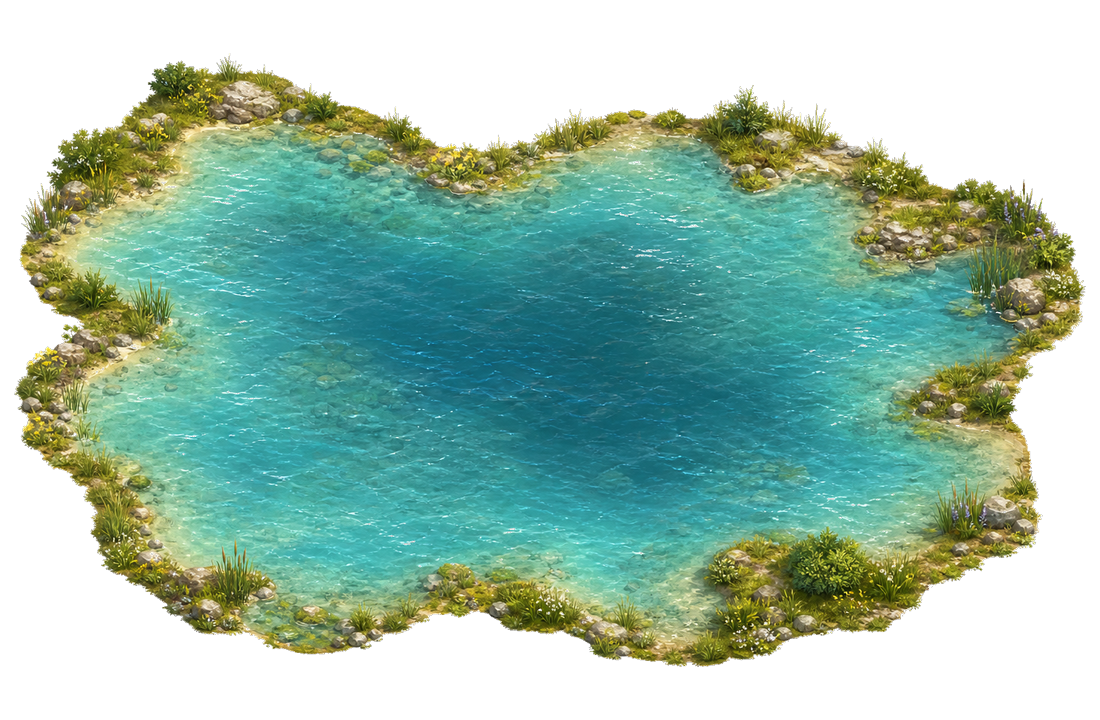
#> input picture assets/tilesets/mediterranean/Decor/lake_a.png, 1100 x 720 px
$ python bake_lake_water_masks.py
#> lines starting #> are read from the running program, lines starting #| are printed output that depends on the picture; after the words box and inside, x2 and y2 are one past the last pixel; in counts of white or black regions, pixels touching at a corner belong together
#> in bake_one, img is the input picture: shape (720, 1100, 4); mean R, G, B, A 60.9, 95, 78.3, 159.6
"""Bake lake water collision masks + texture-centered outline polygons.

Masks / outlines use the same teal test as TerrainObstacle (epsilon 3.5).
Re-run after changing lake_a/b/c.png:
  python tools/bake_lake_water_masks.py
"""
from __future__ import annotations

import json
from pathlib import Path

import cv2
import numpy as np
from PIL import Image

ROOT = Path(__file__).resolve().parents[1]
DECOR = ROOT / "assets/tilesets/mediterranean/Decor"
OUTLINES_JSON = DECOR / "lake_water_outlines.json"

WATER_MIN_BLUE = 0.32
WATER_ALPHA_BYTE_MIN = 72
POLYGON_EPSILON = 3.5

LAKES = ("lake_a.png", "lake_b.png", "lake_c.png")


def is_water_rgba(a: np.ndarray) -> np.ndarray:
	r = a[:, :, 0].astype(np.float32) / 255.0
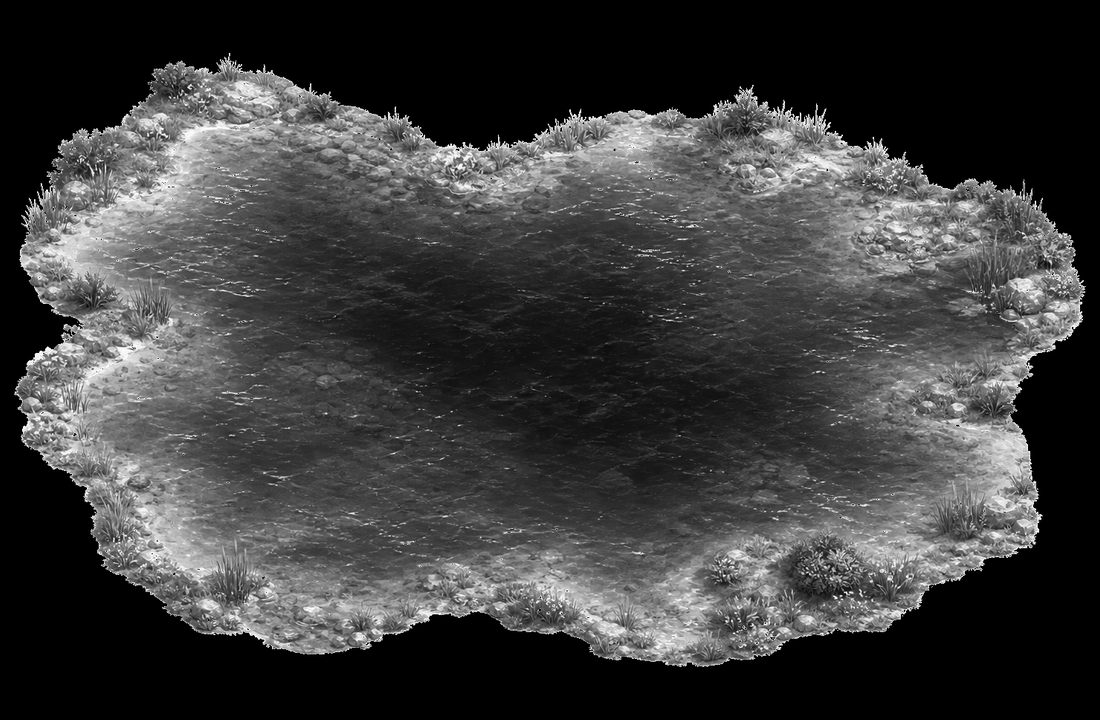
#> r: shape (720, 1100) float32; min 0, max 1, mean 0.239
	g = a[:, :, 1].astype(np.float32) / 255.0
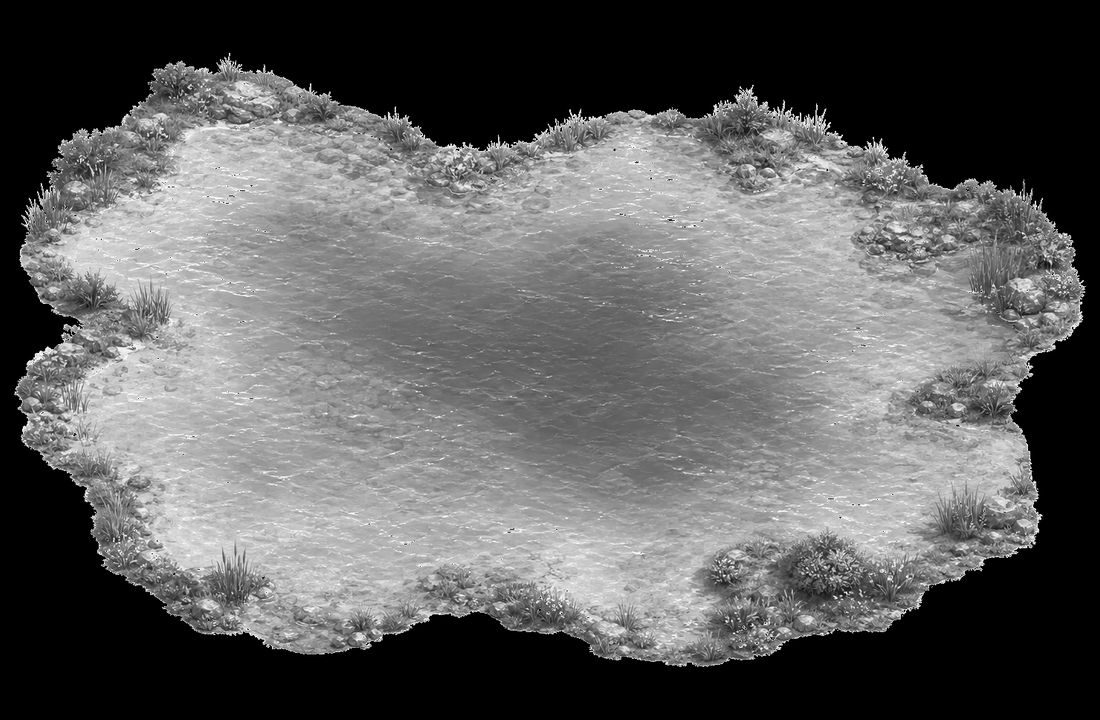
#> g: shape (720, 1100) float32; min 0, max 1, mean 0.373
	b = a[:, :, 2].astype(np.float32) / 255.0
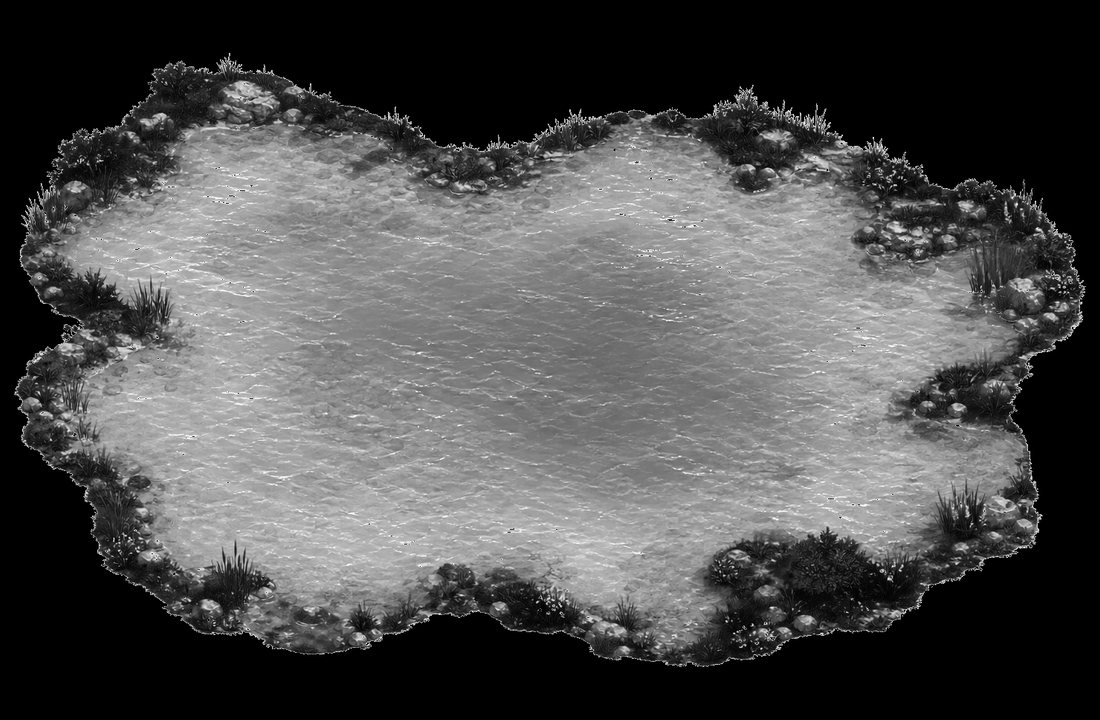
#> b: shape (720, 1100) float32; min 0, max 1, mean 0.307
	alpha = a[:, :, 3]
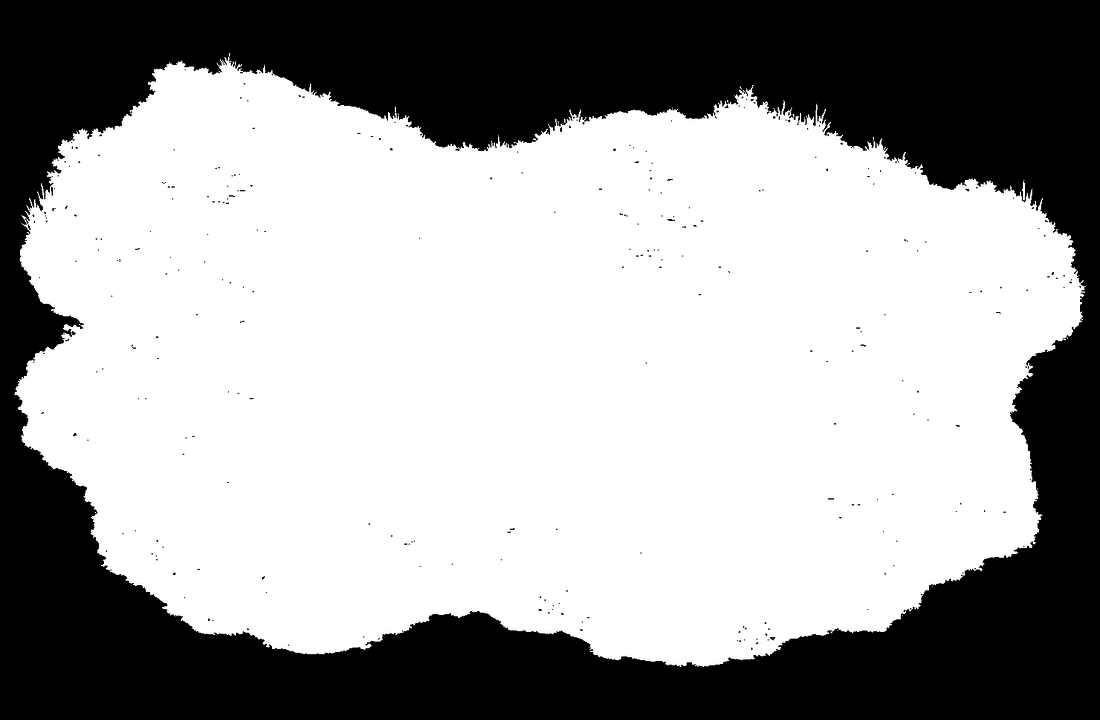
#> alpha: shape (720, 1100); min 0, max 255, mean 159.6
	return (
		(alpha >= WATER_ALPHA_BYTE_MIN)
		& (b > g * 0.7)
		& (g > r)
		& (b > WATER_MIN_BLUE)
	)
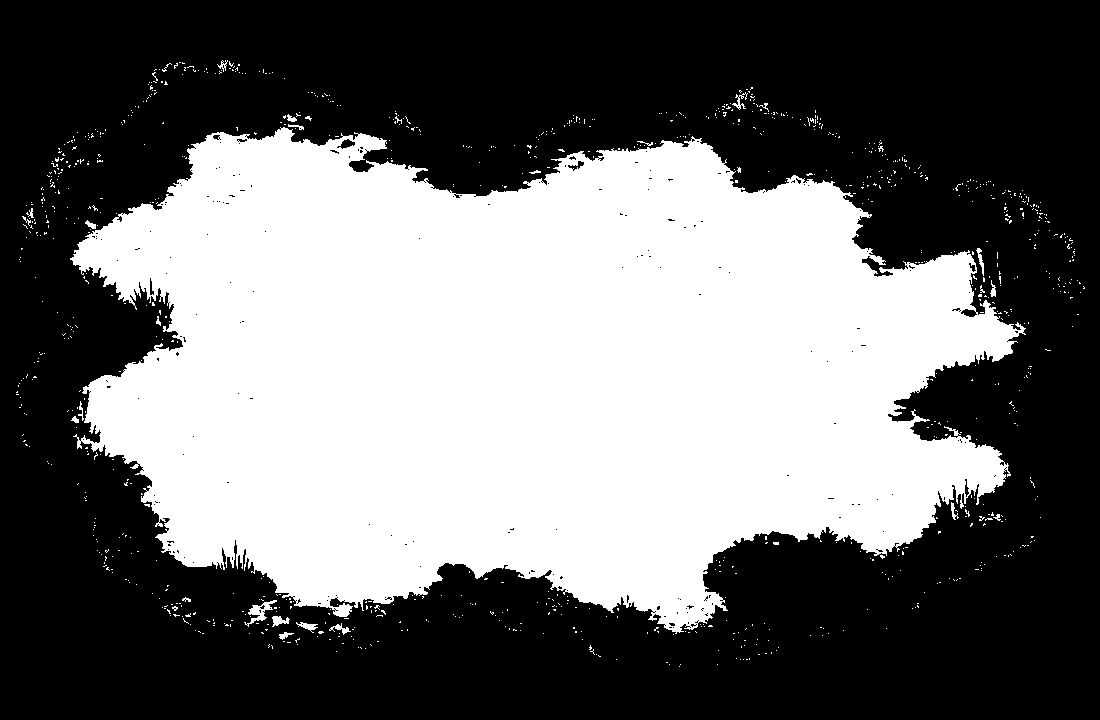
#> returned value: shape (720, 1100) bool; 42.3% white; 1011 white regions (986 under 20 px), largest, box (x1, y1, x2, y2) and area: (70, 127, 1026, 634) 331176, (244, 600, 277, 627) 275, (272, 616, 290, 627) 114


def outlines_from_water(water: np.ndarray) -> list[list[list[float]]]:
	h, w = water.shape
#> h = 720; w = 1100
	binary = water.astype(np.uint8) * 255
#> binary: shape (720, 1100); 42.3% white; 1011 white regions (986 under 20 px)
	contours, _hierarchy = cv2.findContours(
		binary, cv2.RETR_EXTERNAL, cv2.CHAIN_APPROX_NONE
	)
#> contours = 1011 contours, 996 with area under 20; largest, box (x1, y1, x2, y2) and area: (70, 127, 1026, 634) 329398, (244, 600, 277, 627) 230, (272, 616, 290, 627) 88, (296, 622, 318, 633) 70, (329, 623, 351, 635) 57
	half_x = w * 0.5
#> half_x = 550
	half_y = h * 0.5
#> half_y = 360
	result: list[list[list[float]]] = []
	for contour in contours:
		if contour is None or len(contour) < 3:
			continue
		approx = cv2.approxPolyDP(contour, POLYGON_EPSILON, True)
		if approx is None or len(approx) < 3:
			continue
		poly = [
			[round(float(pt[0][0]) - half_x, 3), round(float(pt[0][1]) - half_y, 3)]
			for pt in approx
		]
		if len(poly) >= 3:
			result.append(poly)
#> this loop made 1011 passes
#> contour on passes 1 to 3: [[679, 666]], [[717, 664]], [[680, 664]]
#> after the loop, result = 15 items
	return result


def bake_one(name: str, outlines: dict) -> None:
	src = DECOR / name
	if not src.exists():
		print("missing", src)
		return
	img = np.array(Image.open(src).convert("RGBA"), dtype=np.uint8)
	water = is_water_rgba(img)
	mask = np.zeros_like(img)
	mask[water] = (255, 255, 255, 255)
	mask_path = DECOR / f"{src.stem}_water_mask.png"
	Image.fromarray(mask, "RGBA").save(mask_path, "PNG")

	key = f"res://assets/tilesets/mediterranean/Decor/{name}"
	polys = outlines_from_water(water)
#> polys = 15 items
	outlines[key] = polys
	print(
		f"saved {mask_path.name} water_pixels={int(water.sum())} "
		f"polys={len(polys)} verts={sum(len(p) for p in polys)}"
	)
#| saved lake_a_water_mask.png water_pixels=335207 polys=15 verts=475


def main() -> None:
	outlines: dict = {}
	for name in LAKES:
		bake_one(name, outlines)
	OUTLINES_JSON.write_text(json.dumps(outlines, separators=(",", ":")), encoding="utf-8")
	print("wrote", OUTLINES_JSON)


if __name__ == "__main__":
	main()
